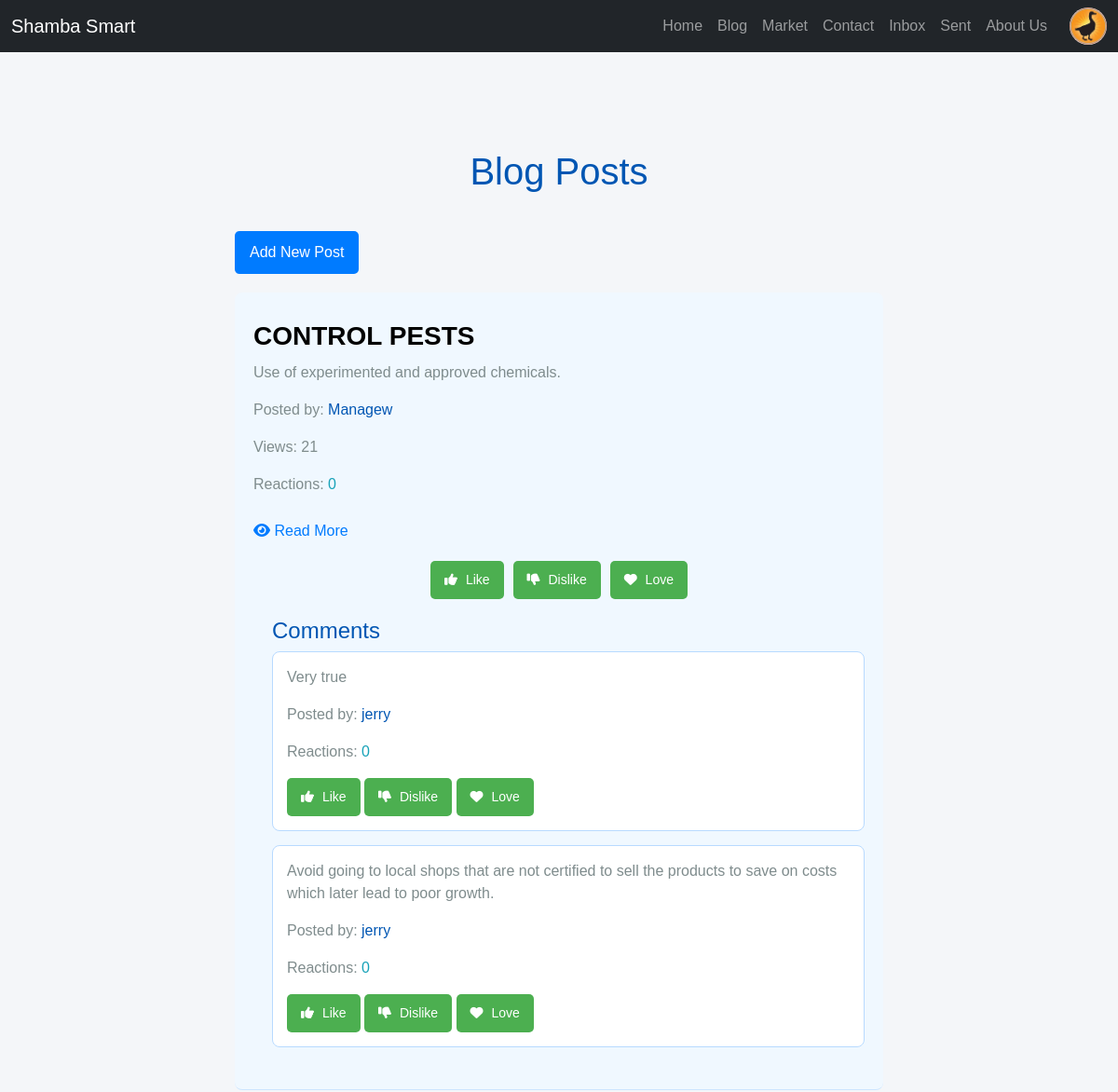
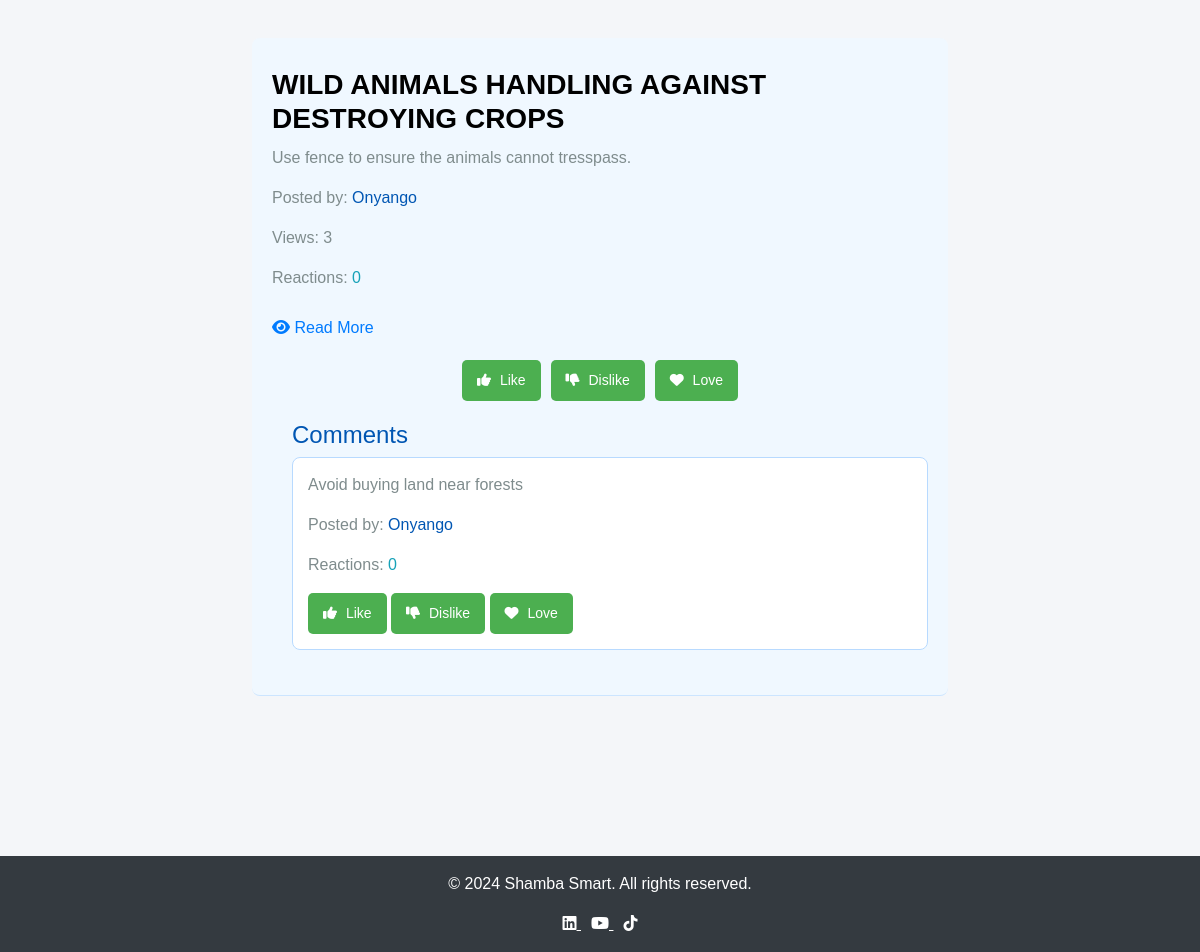
The app's page /blog/ (signed in) with its own data (2 pictures, top to bottom).
### farm/models.py (models this page shows, shortened)
class CustomUser(AbstractUser):
    FARMER = 'Farmer'
    PROFESSIONAL = 'Professional'
    ROLE_CHOICES = [
        (FARMER, 'Farmer'),
        (PROFESSIONAL, 'Professional'),
    ]
    role = models.CharField(max_length=50, choices=ROLE_CHOICES,
                            default=FARMER)
    profile_picture = models.ImageField(
        default='images/default_profile.png',
        upload_to='profile_pics/',
        null=True,
        blank=True
    )
    phone_number = models.CharField(max_length=15, null=True, blank=True)
    bio = models.TextField(null=True, blank=True)
    location = models.CharField(max_length=255, null=True, blank=True)
    linkedin = models.URLField(null=True, blank=True)
    x = models.URLField(null=True, blank=True)
    facebook = models.URLField(null=True, blank=True)
    whatsapp = models.CharField(max_length=15, null=True, blank=True)

class BlogPost(models.Model):
    title = models.CharField(max_length=200)
    content = models.TextField()
    author = models.ForeignKey(CustomUser, on_delete=models.CASCADE)
    created_at = models.DateTimeField(auto_now_add=True)
    updated_at = models.DateTimeField(auto_now=True)
    views = models.PositiveIntegerField(default=0)
    reactions = models.PositiveIntegerField(default=0)

class Comment(models.Model):
    content = models.TextField()
    author = models.ForeignKey(CustomUser, on_delete=models.CASCADE)
    post = models.ForeignKey(
        BlogPost,
        on_delete=models.CASCADE,
        related_name="comments"
    )
    created_at = models.DateTimeField(auto_now_add=True)
    updated_at = models.DateTimeField(auto_now=True)
    reactions = models.PositiveIntegerField(default=0)
    user_reactions = models.ManyToManyField(
        CustomUser,
        through='CommentReaction',
        related_name='comment_reactions'
    )

### farm/views.py (the view)
# urls.py: path('blog/', views.blog_posts, name='blog_posts'),
@login_required
def blog_posts(request):
    posts = BlogPost.objects.all()
    paginator = Paginator(posts, 5)
    page_number = request.GET.get('page', 1)
    try:
        posts = paginator.page(page_number)
    except PageNotAnInteger:
        posts = paginator.page(1)
    except EmptyPage:
        posts = paginator.page(paginator.num_pages)
    logger.info(f"Pagination: Page {page_number}, Total Pages {paginator.num_pages}")
    return render(request, 'blog.html', {'posts': posts})

### farm/templates/blog.html (shortened to what this page needs)
{% extends "base.html" %}
{% load static %}
{% block content %}
<div class="container">
    <h1>Blog Posts</h1>
    <div>
        <a href="{% url 'add_blog_post' %}" class="btn">Add New Post</a>
    </div>
    {% for post in posts %}
        <div class="post blog-post">
            <h3>{{ post.title }}</h3>
            <p style="color: #7f8c8d;">{{ post.content|truncatewords:30 }}</p>
            <p style="color: #7f8c8d;">Posted by:
                <a href="{% url 'view_profile' post.author.id %}" style="color: #0056b3; text-decoration: none;">
                    {{ post.author.username }}
                </a>
            </p>
            <p style="color: #7f8c8d;">Views: {{ post.views }}</p>
            <p style="color: #7f8c8d;">Reactions: <span class="reaction-count" style="color: #17a2b8;">{{ post.reactions }}</span></p>
            <a href="{% url 'post_detail' post.id %}" class="read-more-link">
                <i class="fa fa-eye"></i> Read More
            </a>
            <div class="reaction-buttons">
                <button class="react-button" data-post-id="{{ post.id }}" data-reaction-type="like">
                    <i class="fa fa-thumbs-up"></i> Like
                </button>
                <button class="react-button" data-post-id="{{ post.id }}" data-reaction-type="dislike">
                    <i class="fa fa-thumbs-down"></i> Dislike
                </button>
                <button class="react-button" data-post-id="{{ post.id }}" data-reaction-type="love">
                    <i class="fa fa-heart"></i> Love
                </button>
            </div>
            <div class="comments-section">
                <h4 style="color: #0056b3;">Comments</h4>
                {% for comment in post.comments.all %}
                    <div class="comment">
                        <p style="color: #7f8c8d;">{{ comment.content }}</p>
                        <p style="color: #7f8c8d;">Posted by:
                            <a href="{% url 'view_profile' comment.author.id %}" style="color: #0056b3; text-decoration: none;">
                                {{ comment.author.username }}
                            </a>
                        </p>
                        <p style="color: #7f8c8d;">Reactions: <span class="reaction-count" style="color: #17a2b8;">{{ comment.reactions }}</span></p>
                        <button class="react-button" data-comment-id="{{ comment.id }}" data-reaction-type="like">
                            <i class="fa fa-thumbs-up"></i> Like
                        </button>
                        <button class="react-button" data-comment-id="{{ comment.id }}" data-reaction-type="dislike">
                            <i class="fa fa-thumbs-down"></i> Dislike
                        </button>
                        <button class="react-button" data-comment-id="{{ comment.id }}" data-reaction-type="love">
                            <i class="fa fa-heart"></i> Love
                        </button>
                    </div>
                {% endfor %}
            </div>
        </div>
    {% endfor %}
</div>
{% endblock %}

### farm/templates/base.html (shortened to what this page needs)
{% load static %}
<!DOCTYPE html>
<html lang="en">
<head>
    <link rel="stylesheet" href="https://cdnjs.cloudflare.com/ajax/libs/font-awesome/6.0.0-beta3/css/all.min.css">
    <link rel="stylesheet" href="https://cdnjs.cloudflare.com/ajax/libs/bootstrap/5.1.3/css/bootstrap.min.css">
</head>
<body>
    <header>
        <nav class="navbar navbar-expand-lg navbar-dark bg-dark">
            <div class="container-fluid">
                <a class="navbar-brand" href="{% url 'home' %}">Shamba Smart</a>
                <div class="collapse navbar-collapse" id="navbarNav">
                    <ul class="navbar-nav ms-auto">
                        <li class="nav-item"><a class="nav-link" href="{% url 'home' %}">Home</a></li>
                        <li class="nav-item"><a class="nav-link" href="{% url 'blog_posts' %}">Blog</a></li>
                        <li class="nav-item"><a class="nav-link" href="{% url 'market' %}">Market</a></li>
                        <li class="nav-item"><a class="nav-link" href="{% url 'contact_us' %}">Contact</a></li>
                        {% if user.is_authenticated %}
                            <li class="nav-item"><a class="nav-link" href="{% url 'inbox' %}">Inbox</a></li>
                            <li class="nav-item"><a class="nav-link" href="{% url 'sent_messages' %}">Sent</a></li>
                            <li class="nav-item"><a class="nav-link" href="{% url 'about' %}">About Us</a></li>
                            <li class="nav-item profile-item">
                                <a href="{% url 'profile' %}">
                                    {% if user.profile_picture %}
                                        <img src="{{ user.profile_picture.url }}" alt="Profile Picture" class="profile-img">
                                    {% else %}
                                        <img src="{% static 'images/default_profile.png' %}" alt="Default Profile Picture" class="profile-img">
                                    {% endif %}
                                </a>
                            </li>
                        {% else %}
                            <li class="nav-item"><a class="nav-link" href="{% url 'login' %}">Sign In</a></li>
                            <li class="nav-item"><a class="nav-link" href="{% url 'register' %}">Sign Up</a></li>
                        {% endif %}
                    </ul>
                </div>
            </div>
        </nav>
    </header>
    <main class="container mt-4">
        {% block content %}
        {% endblock %}
    </main>
    <footer>
        <p>&copy; 2024 Shamba Smart. All rights reserved.</p>
        <div>
            <a href="https://www.linkedin.com" target="blank" style="color: #fff; margin-right: 10px;">
                <i class="fab fa-linkedin"></i>
            </a>
            <a href="https://www.youtube.com" target="blank" style="color: #fff; margin-right: 10px;">
                <i class="fab fa-youtube"></i>
            </a>
            <a href="https://www.tiktok.com" target="blank" style="color: #fff;">
                <i class="fab fa-tiktok"></i>
            </a>
        </div>
    </footer>
</body>
</html>

### farm/templates/base.html (style rules this page uses)
html, body { height: 100%; margin: 0; display: flex; flex-direction: column; }
body { min-height: 100%; }
main { flex: 1; }
footer { background-color: #343a40; color: white; text-align: center; padding: 1rem 0; margin-top: auto; }
.profile-img { width: 40px; height: 40px; border-radius: 50%; object-fit: cover; cursor: pointer; }
.navbar-nav { display: flex; align-items: center; }
.navbar-nav.ms-auto { margin-left: auto; }
.profile-item { margin-left: 1rem; }

### farm/templates/blog.html (style rules this page uses)
body { font-family: Arial, sans-serif; margin: 0; padding: 0; background-color: #f4f6f9; }
.container { width: 80%; margin: 40px auto; padding: 20px; }
h1 { text-align: center; color: #0056b3; margin-bottom: 40px; }
.blog-post h3 { color: black; font-weight: bold; transition: color 0.3s ease; margin-bottom: 10px; }
.blog-post { border-bottom: 1px solid #cce5ff; padding: 30px 20px; margin-bottom: 40px; background-color: #f0f8ff; border-radius: 8px; overflow: hidden; transition: transform 0.3s ease, box-shadow 0.3s ease; }
.reaction-buttons { display: flex; justify-content: center; gap: 10px; margin-top: 20px; }
.react-button { background-color: #4CAF50; color: white; border: none; padding: 10px 15px; cursor: pointer; font-size: 14px; border-radius: 5px; transition: transform 0.2s, background-color 0.2s; }
.react-button i { margin-right: 5px; }
.read-more-link { display: inline-block; margin-top: 10px; color: #007bff; text-decoration: none; }
.comments-section { margin-left: 20px; margin-top: 20px; }
.comment { margin-bottom: 15px; padding: 15px; border: 1px solid #b8daff; border-radius: 8px; background-color: #ffffff; }
.btn { background-color: #007bff; color: white; padding: 10px 15px; border-radius: 5px; text-decoration: none; display: inline-block; margin-bottom: 20px; }

### records on screen
CustomUser: profile_picture (picture)
BlogPost: title "CONTROL PESTS", content "Use of experimented and approved chemicals.", author.username "Managew", views "21", reactions "0"
Comment: content "Very true", author.username "jerry", reactions "0"
Comment: content "Avoid going to local shops that are not certified to sell the products to save on costs which later lead to poor growth.", author.username "jerry", reactions "0"
BlogPost: title "WILD ANIMALS HANDLING AGAINST DESTROYING CROPS", content "Use fence to ensure the animals cannot tresspass.", author.username "Onyango", views "3", reactions "0"
Comment: content "Avoid buying land near forests", author.username "Onyango", reactions "0"
